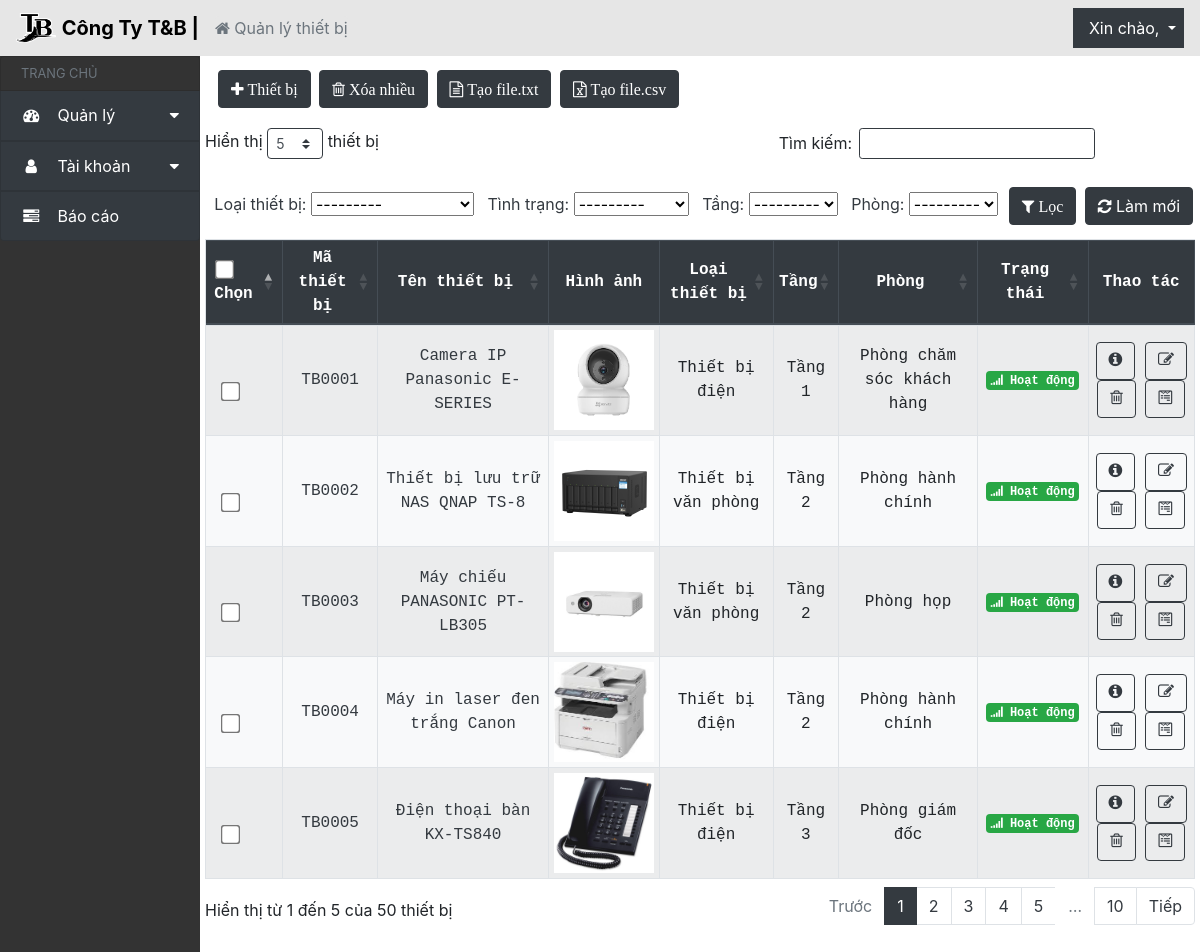
Page /themthietbi/ on the committed database.
### QLthietbi_app/models.py (models this page shows, shortened)
class ThietBi(models.Model):
    id_thiet_bi = models.CharField(max_length=10, primary_key=True, blank=False, null=False, unique=True, editable=False)
    ten_thiet_bi = models.CharField(max_length=30, verbose_name='Tên thiết bị', blank=False, null=True)
    loai_thiet_bi = models.ForeignKey(LoaiThietBi, on_delete=models.SET_NULL, null=True, verbose_name='Loại thiết bị')
    phong = models.ForeignKey(Phong, on_delete=models.SET_NULL, null=True,blank=False, verbose_name='Phòng')
    tang = models.ForeignKey(Tang, on_delete=models.SET_NULL, null=True,blank=False, verbose_name='Tầng')
    hinh_anh = models.ImageField(upload_to='anhthietbi/', blank=False, null=True, verbose_name='Hình ảnh')
    ngay_mua = models.DateField(verbose_name='Ngày mua')
    gia_mua = models.IntegerField(verbose_name='Giá mua')
    tinh_trang_choices = [
        ('hoatdong', 'Hoạt động'),
        ('dangbaotri', 'Đang bảo trì'),
        ('bihong', 'Bị hỏng'),
    ]
    tinh_trang = models.CharField(max_length=10, choices=tinh_trang_choices, default='hoatdong', verbose_name='Tình trạng', blank=False, null=True)
    ngay_bao_tri = models.DateField(verbose_name='Ngày bảo trì',blank=True, null=True)
    mo_ta = models.TextField(verbose_name='Mô tả', blank=True, null=True)
    don_vi_cung_cap = models.CharField(max_length=30, verbose_name='Đơn vị cung cấp', blank=True, null=True)
    class Meta:
        verbose_name_plural = 'Thiết bị'

class LoaiThietBi(models.Model):
    ten_loaithietbi = models.CharField(max_length=30, verbose_name='Tên loại thiết bị')
    class Meta:
        ordering = ['-ten_loaithietbi']
        verbose_name_plural = 'Loại thiết bị'
    def __str__(self):
        return self.ten_loaithietbi

class Tang(models.Model):
    ten_tang = models.CharField(max_length=10,verbose_name='Số tầng')
    class meta:
        ordering = ['-ten_tang']
        verbose_name_plural = 'Tầng'
    def __str__(self):
        return self.ten_tang

class Phong(models.Model):
    tang = models.ForeignKey(Tang, on_delete=models.CASCADE, verbose_name='Tầng')
    ten_phong = models.CharField(max_length=30, verbose_name='Tên phòng')
    class Meta:
        ordering = ['-ten_phong']
        verbose_name_plural = 'Phòng'
    def __str__(self):
        return self.ten_phong

### QLthietbi_app/views.py (the view, shortened to what this page needs)
# urls.py: path('themthietbi/', views.render_themthietbi, name='render_themthietbi'),
def render_themthietbi(request):
    form_error = False
    listThietBi = ThietBi.objects.all()
    myFilter = ThietBiFilter(request.GET, queryset=listThietBi)
    listThietBi = myFilter.qs
    form = ThemThietBiForm()
    return render(request,"themtb.html", {'form': form, 'form_error': form_error, 'listThietBi': listThietBi, 'myFilter': myFilter})

### QLthietbi_app/forms.py (shortened to what this page needs)
class ThemThietBiForm(forms.ModelForm):
    class Meta:
        model = ThietBi
        fields = ('ten_thiet_bi', 'loai_thiet_bi', 'hinh_anh', 'mo_ta', 'ngay_mua', 'gia_mua', 'tinh_trang', 'tang', 'phong', 'don_vi_cung_cap')
        widgets = {
            'ten_thiet_bi': forms.TextInput(attrs={'class': 'form-control', 'placeholder': 'Nhập tên thiết bị'}),
            'loai_thiet_bi': forms.Select(attrs={'class': 'form-control'}),
            'ngay_mua': forms.DateInput(attrs={'class': 'form-control', 'type': 'date'}),
            'gia_mua': forms.NumberInput(attrs={'class': 'form-control', 'placeholder': 'Nhập giá mua'}),
            'mo_ta': forms.Textarea(attrs={'class': 'form-control'}),
            'tinh_trang': forms.Select(attrs={'class': 'form-control'}),
            'tang': forms.Select(attrs={'class': 'form-control', 'name': 'tang'}),
            'phong': forms.Select(attrs={'class': 'form-control', 'name': 'phong'}),
            'don_vi_cung_cap': forms.TextInput(attrs={'class': 'form-control', 'placeholder': 'Nhập đơn vị cung cấp'}),
        }

### QLthietbi_app/templates/themtb.html (shortened to what this page needs)
{% extends 'header.html' %}
{% block content %}
<div class="col py-2">
  <div class="row element-button">
    <div class="col-sm px-3 py-1 pr-1">
      <button
        type="button"
        class="btn btn-dark"
        data-toggle="modal"
        data-target="#thietbiModal"
      >
        <i class="fa fa-plus" aria-hidden="true"> Thiết bị</i>
      </button>
      <button
        type="button"
        name="delete"
        class="btn btn-dark"
        onclick="deleteSelectedItems()"
      >
        <i class="fa fa-trash-o" aria-hidden="true"> Xóa nhiều</i>
      </button>
      <a class="btn btn-dark" href="{% url 'QLthietbi_app:tao_file_txt' %}"
        ><i class="fa fa-file-text-o" aria-hidden="true"> Tạo file.txt</i></a
      >
      <a class="btn btn-dark" href="{% url 'QLthietbi_app:tao_file_csv' %}"
        ><i class="fa fa-file-excel-o" aria-hidden="true"> Tạo file.csv</i></a
      >
      <div class="row px-1 py-3">
        <div class="table-responsive">
          <table
            id="device-table"
            class="table table-sm table-striped bg-light table-condensed table-bordered"
            cellspacing="0"
            width="100%"
          >
            <caption>
              <form
                method="get"
                id="thietbifilter"
                data-device-url="{% url 'QLthietbi_app:ajax_load_phong' %}"
              >
                {% csrf_token %} {% for field in myFilter.form %}
                <a>&nbsp{{ field.label_tag }}</a>&nbsp{{ field }}&nbsp
                {%endfor%}
                <button type="submit" class="btn btn-dark">
                  <i class="fa fa-filter" aria-hidden="true"> Lọc</i>
                </button>
                <a
                  href="{% url 'QLthietbi_app:render_trangchinh' %}"
                  class="btn btn-dark"
                  ><i class="fa fa-refresh" aria-hidden="true"></i> Làm mới</a
                >
              </form>
            </caption>
            <thead class="thead-dark">
              <tr>
                <th>
                  <input
                    class="form-check-input checkbox-large"
                    type="checkbox"
                    name="select_all"
                    id="select-all"
                  />
                  Chọn
                </th>
                <th>Mã thiết bị</th>
                <th>Tên thiết bị</th>
                <th>Hình ảnh</th>
                <th>Loại thiết bị</th>
                <th>Tầng</th>
                <th>Phòng</th>
                <th>Trạng thái</th>
                <th>Thao tác</th>
              </tr>
            </thead>
            <tbody>
              {% csrf_token %} {% for ThietBi in listThietBi %}
              <tr>
                <td>
                  <input
                    class="form-check-input checkbox-large"
                    type="checkbox"
                    name="instance"
                    value="{{ThietBi.id_thiet_bi}}"
                  />
                </td>
                <td>
                  <a
                    href="{% url 'QLthietbi_app:render_chitietthietbi' ThietBi.id_thiet_bi %}"
                    class="a-td"
                  >
                    {{ThietBi.id_thiet_bi}}
                  </a>
                </td>
                <td>
                  <a
                    href="{% url 'QLthietbi_app:render_chitietthietbi' ThietBi.id_thiet_bi %}"
                    class="a-td"
                    >{{ThietBi.ten_thiet_bi}}</a
                  >
                </td>
                <td>
                  <a
                    href="{% url 'QLthietbi_app:render_chitietthietbi' ThietBi.id_thiet_bi %}"
                    class="a-td"
                    ><img
                      src="{{ThietBi.hinh_anh.url}}"
                      width="100"
                      height="100"
                  /></a>
                </td>
                <td>{{ThietBi.loai_thiet_bi}}</td>
                <td>Tầng {{ThietBi.tang}}</td>
                <td>Phòng {{ThietBi.phong}}</td>
                {% if ThietBi.tinh_trang == "hoatdong" %}
                <td>
                  <span class="badge badge-success"
                    ><i class="fa fa-signal" aria-hidden="true"></i> Hoạt
                    động</span
                  >
                </td>
                {% endif %}
                <td>
                  <a
                    href="{% url 'QLthietbi_app:render_chitietthietbi' ThietBi.id_thiet_bi %}"
                    class="btn btn-outline-dark"
                    data-toggle="tooltip"
                    data-placement="top"
                    title="Thông tin thiết bị"
                    ><i class="fa fa-info-circle" aria-hidden="true"></i
                  ></a>
                  <a
                    href="{% url 'QLthietbi_app:render_chinhsuathietbi' ThietBi.id_thiet_bi %}"
                    class="btn btn-outline-dark"
                    data-toggle="tooltip"
                    data-placement="top"
                    title="Chỉnh sửa thiết bị"
                    ><i class="fa fa-pencil-square-o" aria-hidden="true"></i
                  ></a>
                  <a
                    href="{% url 'QLthietbi_app:render_xoathietbi' ThietBi.id_thiet_bi %}"
                    class="btn btn-outline-dark"
                    data-toggle="tooltip"
                    data-placement="top"
                    title="Xóa thiết bị"
                    ><i class="fa fa-trash-o" aria-hidden="true"></i
                  ></a>
                  <a
                    href="#"
                    class="btn btn-outline-dark"
                    data-toggle="tooltip"
                    data-placement="top"
                    title="Tạo báo cáo thiết bị"
                    ><i class="fa fa-wpforms" aria-hidden="true"></i
                  ></a>
                </td>
              </tr>
              {% endfor %}
            </tbody>
          </table>
        </div>
      </div>
    </div>
  </div>
</div>
{% endblock %}

### QLthietbi_app/static/css/quanly.css (style rules this page uses)
body { background-size: cover; background-repeat: no-repeat; background-attachment: fixed; background-position: center; }
body { background-image: url("https://static.pexels.com/photos/414171/pexels-photo-414171.jpeg"); background-size: cover; -webkit-animation: slidein 100s; animation: slidein 100s; -webkit-animation-fill-mode: forwards; animation-fill-mode: forwards; -webkit-animation-iteration-count: infinite; animation-iteration-count: infinite; -webkit-animation-direction: alternate; animation-direction: alternate; }
.dataTables_wrapper table.dataTable td, .dataTables_wrapper table.dataTable th { text-align: center; font-family: "Source Code Pro", monospace; vertical-align: middle; }
.a-td { color: #343a40; text-decoration: none; }
.checkbox-large { transform: scale(1.5); }
caption { caption-side: top; text-align: right; color: #343a40; }
.btn-dark { margin: 2px; }

### rows in the picture
ThietBi: id_thiet_bi "TB0001", ten_thiet_bi "Camera IP Panasonic E-SERIES", hinh_anh (picture), loai_thiet_bi "Thiết bị điện", tang "1", phong "chăm sóc khách hàng", tinh_trang "hoatdong" (drawn)
ThietBi: id_thiet_bi "TB0002", ten_thiet_bi "Thiết bị lưu trữ NAS QNAP TS-8", hinh_anh (picture), loai_thiet_bi "Thiết bị văn phòng", tang "2", phong "hành chính", tinh_trang "hoatdong" (drawn)
ThietBi: id_thiet_bi "TB0003", ten_thiet_bi "Máy chiếu PANASONIC PT-LB305", hinh_anh (picture), loai_thiet_bi "Thiết bị văn phòng", tang "2", phong "họp", tinh_trang "hoatdong" (drawn)
ThietBi: id_thiet_bi "TB0004", ten_thiet_bi "Máy in laser đen trắng Canon", hinh_anh (picture), loai_thiet_bi "Thiết bị điện", tang "2", phong "hành chính", tinh_trang "hoatdong" (drawn)
ThietBi: id_thiet_bi "TB0005", ten_thiet_bi "Điện thoại bàn KX-TS840", hinh_anh (picture), loai_thiet_bi "Thiết bị điện", tang "3", phong "giám đốc", tinh_trang "hoatdong" (drawn)

### other values in the picture
{{ field.label_tag }} "Loại thiết bị:" "Tình trạng:" "Tầng:" "Phòng:"
